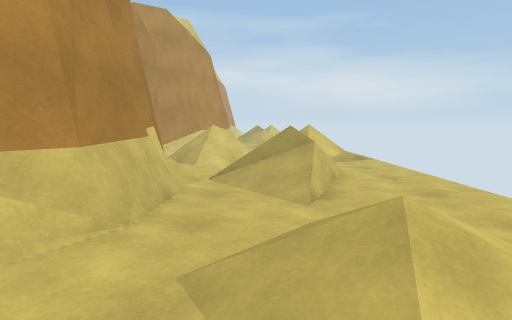
View 1 (above)

12 first-person views from a walk through a Unity game level. The camera is 1.5 m above the floor, tilts 6° down and sees 75° across. The floor is counted in squares, 1 m on a side. Each view is taken from the middle of a square. On the plan, view 1 faces up. The plan holds only what a view shows up to about 15 squares ahead; the rest is blank. The place goes on beyond the plan.

View 2
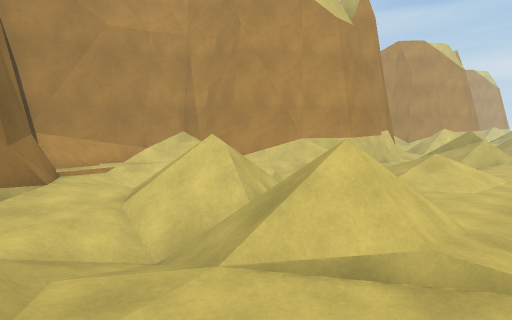

View 3
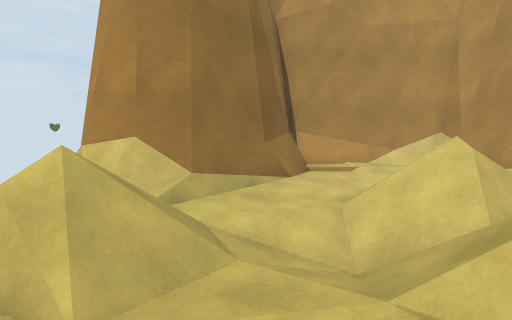

View 4
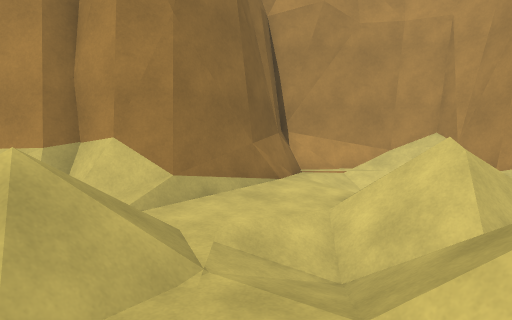

View 5
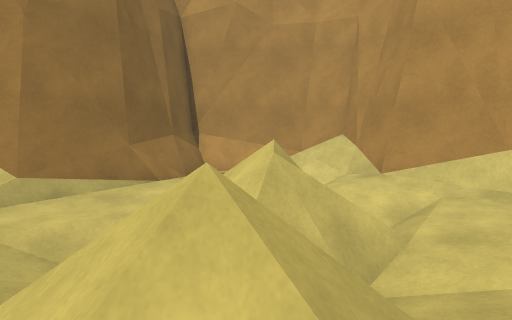

View 6
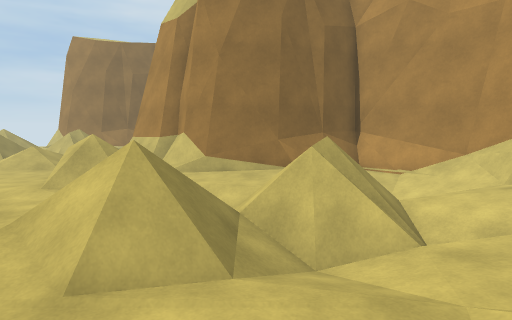

View 7
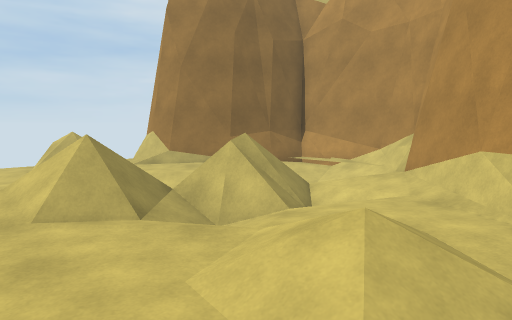

View 8
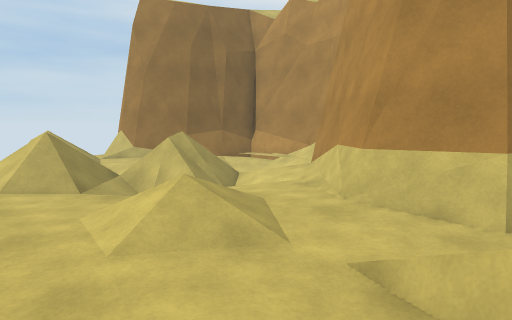

View 9
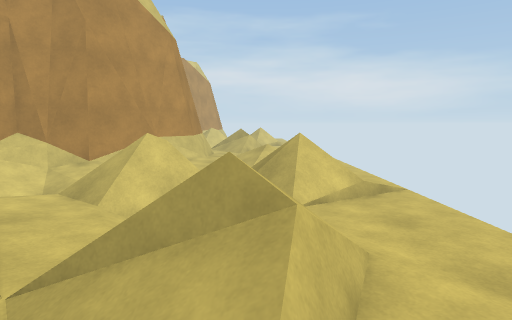

View 10
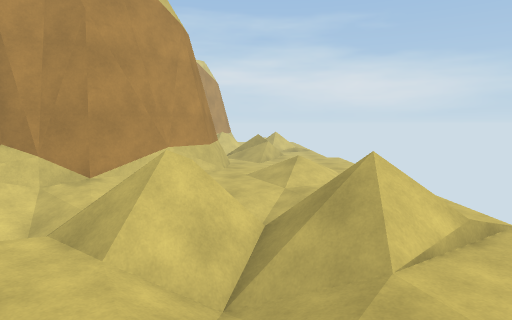

View 11
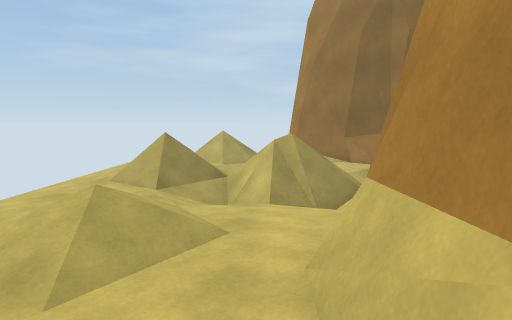

View 12
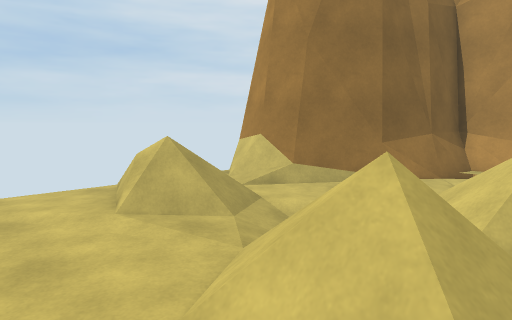

### Floor plan
Key: @ floor where view 1 was taken; # wall or solid block; . main floor; - floor 0.25 m lower than the main floor; / step, stairs or slope; = window, fence, low wall or low ledge.
Columns run from 8 left of view 1 to 4 right of it. Each row starts with its distance up from view 1.
 17    ##/...// .
 16  ###///--..
 15  #//./##//...
 14 ##///====///.
 13  #//////=///.
 12  #.//////////
 11  ###...////..
 10   ###..///...
  9     ##..//...
  8      ##///#..
  7      ##.//...
  6      ##../...
  5      ##......
  4      ##../...
  3     ##/.///..
  2    ##/..///.
  1   ##//.../...
  0 ###.///-@....
 -1 ##///=/=//...
 -2 #// /===////.
 -3 #=//////////.
 -4 #=//.///////.
 -5 ####..////...
 -6    ##..//....
 -7     ##.////..
 -8      #=////.

Where each view was taken, in squares from view 1:
view 1: 0 up, 0 right, facing up
view 2: 7 down, 4 right, facing up-left
view 3: 6 down, 4 right, facing left
view 4: 10 up, 4 right, facing left
view 5: 13 up, 4 right, facing left
view 6: 17 up, 4 right, facing down-left
view 7: 4 up, 4 right, facing down-left
view 8: 7 up, 4 right, facing down-left
view 9: 5 up, 1 right, facing up
view 10: 7 up, 0 right, facing up
view 11: 7 up, 1 left, facing down
view 12: 2 down, 4 right, facing down-left
